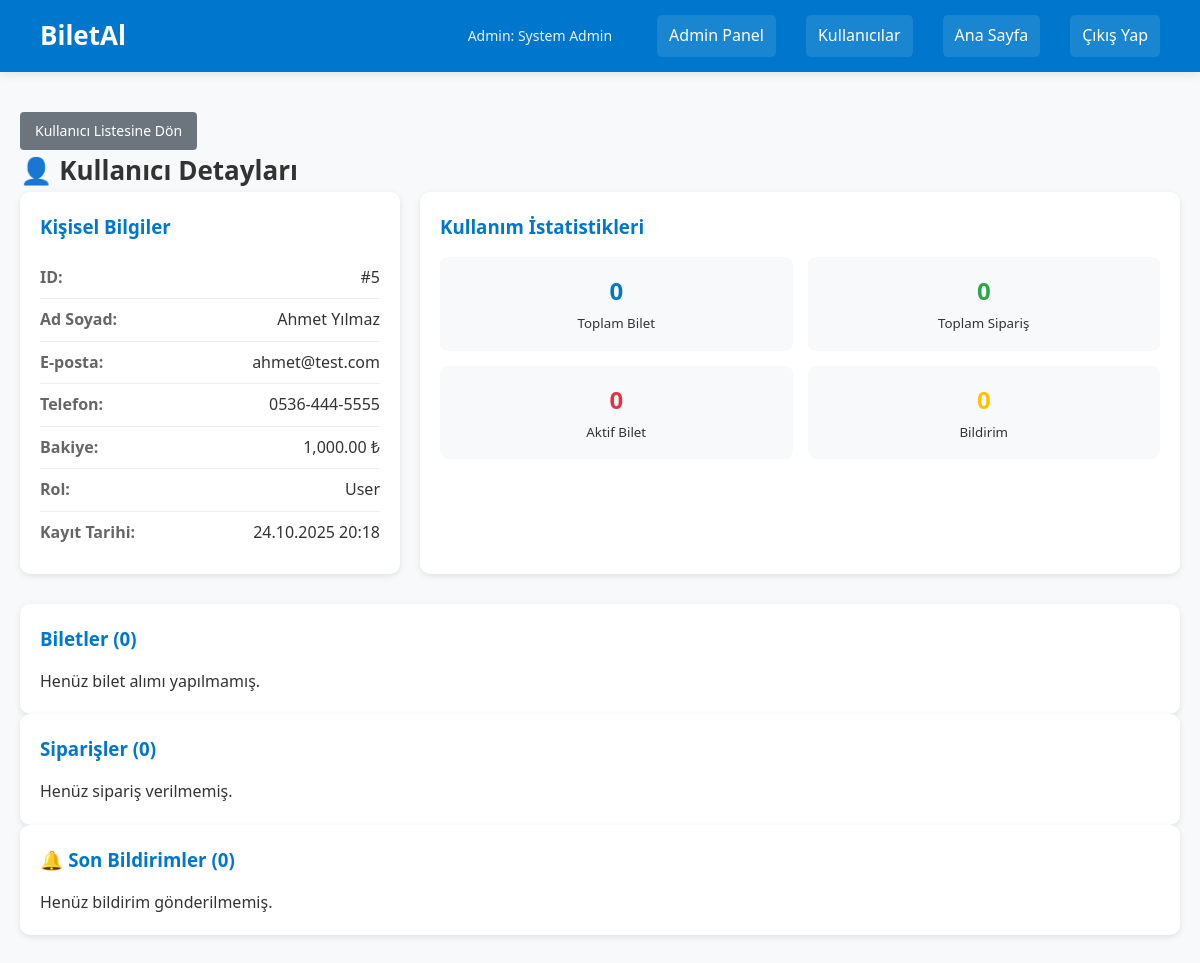
Screenshot of /admin/user_details.php?id=5 (signed in) with the database file from the repository.
### tables this page shows
CREATE TABLE users (
    id INTEGER PRIMARY KEY AUTOINCREMENT,
    full_name TEXT NOT NULL,
    email TEXT UNIQUE NOT NULL,
    password TEXT NOT NULL,
    phone TEXT,
    balance REAL DEFAULT 0,
    role TEXT CHECK(role IN ('user','company','admin')) DEFAULT 'user',
    created_at TIMESTAMP DEFAULT CURRENT_TIMESTAMP
, company_id);

### admin/user_details.php (the view, shortened to what this page needs)
<?php
require '../config.php';
$user_id = $_GET['id'] ?? null;
$stmt = $db->prepare("SELECT * FROM users WHERE id = :user_id AND role = 'user'");
$stmt->execute([':user_id' => $user_id]);
$user = $stmt->fetch(PDO::FETCH_ASSOC);
$stmt = $db->prepare("
    SELECT t.*, tr.departure_city, tr.arrival_city, tr.departure_time, tr.arrival_time,
           c.name as company_name, o.id as order_id
    FROM tickets t
    JOIN trips tr ON t.trip_id = tr.id
    JOIN companies c ON tr.company_id = c.id
    LEFT JOIN orders o ON t.order_id = o.id
    WHERE t.user_id = :user_id
    ORDER BY tr.departure_time DESC
");
$stmt->execute([':user_id' => $user_id]);
$tickets = $stmt->fetchAll();
$stmt = $db->prepare("
    SELECT o.*, COUNT(t.id) as ticket_count
    FROM orders o
    LEFT JOIN tickets t ON o.id = t.order_id
    WHERE o.user_id = :user_id
    GROUP BY o.id
    ORDER BY o.created_at DESC
");
$stmt->execute([':user_id' => $user_id]);
$orders = $stmt->fetchAll();
$stmt = $db->prepare("SELECT * FROM notifications WHERE user_id = :user_id ORDER BY created_at DESC");
$stmt->execute([':user_id' => $user_id]);
$notifications = $stmt->fetchAll();
?>
<!DOCTYPE html>
<html lang="tr">
<head>
    <link rel="stylesheet" href="../style.css">
</head>
<body>
<header>
    <h1><a href="../index.php"> BiletAl</a></h1>
    <div class="nav-buttons">
        <span class="user-welcome"> Admin: <?= htmlspecialchars($_SESSION['full_name'] ?? $_SESSION['email']) ?></span>
        <a href="admin_panel.php"> Admin Panel</a>
        <a href="manage_users.php"> Kullanıcılar</a>
        <a href="../index.php"> Ana Sayfa</a>
        <a href="../logout.php">Çıkış Yap</a>
    </div>
</header>
<div class="detail-container">
    <a href="manage_users.php" class="btn btn-secondary"> Kullanıcı Listesine Dön</a>
    <h1>👤 Kullanıcı Detayları</h1>
    <div class="detail-grid">
        <div class="detail-card">
            <h3> Kişisel Bilgiler</h3>
            <div class="detail-item">
                <span class="detail-label">ID:</span>
                <span class="detail-value">#<?= $user['id'] ?></span>
            </div>
            <div class="detail-item">
                <span class="detail-label">Ad Soyad:</span>
                <span class="detail-value"><?= htmlspecialchars($user['full_name']) ?></span>
            </div>
            <div class="detail-item">
                <span class="detail-label">E-posta:</span>
                <span class="detail-value"><?= htmlspecialchars($user['email']) ?></span>
            </div>
            <div class="detail-item">
                <span class="detail-label">Telefon:</span>
                <span class="detail-value"><?= htmlspecialchars($user['phone'] ?: 'Belirtilmemiş') ?></span>
            </div>
            <div class="detail-item">
                <span class="detail-label">Bakiye:</span>
                <span class="detail-value"><?= number_format($user['balance'], 2) ?> ₺</span>
            </div>
            <div class="detail-item">
                <span class="detail-label">Rol:</span>
                <span class="detail-value"><?= ucfirst($user['role']) ?></span>
            </div>
            <div class="detail-item">
                <span class="detail-label">Kayıt Tarihi:</span>
                <span class="detail-value"><?= date('d.m.Y H:i', strtotime($user['created_at'])) ?></span>
            </div>
        </div>
        <div class="detail-card">
            <h3> Kullanım İstatistikleri</h3>
            <div style="display: grid; grid-template-columns: repeat(2, 1fr); gap: 15px;">
                <div style="text-align: center; padding: 15px; background: #f8f9fa; border-radius: 8px;">
                    <strong style="font-size: 24px; color: #0077cc;"><?= count($tickets) ?></strong><br>
                    <small>Toplam Bilet</small>
                </div>
                <div style="text-align: center; padding: 15px; background: #f8f9fa; border-radius: 8px;">
                    <strong style="font-size: 24px; color: #28a745;"><?= count($orders) ?></strong><br>
                    <small>Toplam Sipariş</small>
                </div>
                <div style="text-align: center; padding: 15px; background: #f8f9fa; border-radius: 8px;">
                    <strong style="font-size: 24px; color: #dc3545;"><?= count(array_filter($tickets, function($t){ return $t['status'] === 'active'; })) ?></strong><br>
                    <small>Aktif Bilet</small>
                </div>
                <div style="text-align: center; padding: 15px; background: #f8f9fa; border-radius: 8px;">
                    <strong style="font-size: 24px; color: #ffc107;"><?= count($notifications) ?></strong><br>
                    <small>Bildirim</small>
                </div>
            </div>
        </div>
    </div>
    <div class="detail-card">
        <h3> Biletler (<?= count($tickets) ?>)</h3>
        <?php if (count($tickets) > 0): ?>
            <table class="table">
                <thead>
                    <tr>
                        <th>Bilet ID</th>
                        <th>Güzergah</th>
                        <th>Tarih</th>
                        <th>Koltuk</th>
                        <th>Fiyat</th>
                        <th>Durum</th>
                    </tr>
                </thead>
                <tbody>
                    <?php foreach ($tickets as $ticket): ?>
                        <tr>
                            <td>#<?= $ticket['id'] ?></td>
                            <td>
                                <strong><?= htmlspecialchars($ticket['company_name']) ?></strong><br>
                                <?= htmlspecialchars($ticket['departure_city']) ?> → <?= htmlspecialchars($ticket['arrival_city']) ?>
                            </td>
                            <td><?= date('d.m.Y H:i', strtotime($ticket['departure_time'])) ?></td>
                            <td>🪑 <?= $ticket['seat_number'] ?></td>
                            <td><?= number_format($ticket['price'], 2) ?> ₺</td>
                            <td>
                                <?php if ($ticket['status'] === 'active'): ?>
                                    <?php if (strtotime($ticket['departure_time']) <= time()): ?>
                                        <span class="status-badge status-completed"> Tamamlandı</span>
                                    <?php else: ?>
                                        <span class="status-badge status-active"> Aktif</span>
                                    <?php endif; ?>
                                <?php else: ?>
                                    <span class="status-badge status-cancelled"> İptal</span>
                                <?php endif; ?>
                            </td>
                        </tr>
                    <?php endforeach; ?>
                </tbody>
            </table>
        <?php else: ?>
            <p>Henüz bilet alımı yapılmamış.</p>
        <?php endif; ?>
    </div>
    <div class="detail-card">
        <h3> Siparişler (<?= count($orders) ?>)</h3>
        <?php if (count($orders) > 0): ?>
            <table class="table">
                <thead>
                    <tr>
                        <th>Sipariş ID</th>
                        <th>Bilet Sayısı</th>
                        <th>Toplam Tutar</th>
                        <th>İndirim</th>
                        <th>Ödenen</th>
                        <th>Tarih</th>
                    </tr>
                </thead>
                <tbody>
                    <?php foreach ($orders as $order): ?>
                        <tr>
                            <td>#<?= $order['id'] ?></td>
                            <td><?= $order['ticket_count'] ?> bilet</td>
                            <td><?= number_format($order['total_amount'], 2) ?> ₺</td>
                            <td>
                                <?php if ($order['discount_amount'] > 0): ?>
                                    -<?= number_format($order['discount_amount'], 2) ?> ₺
                                    <br><small>(<?= $order['coupon_code'] ?>)</small>
                                <?php else: ?>
                                    -
                                <?php endif; ?>
                            </td>
                            <td><strong><?= number_format($order['final_amount'], 2) ?> ₺</strong></td>
                            <td><?= date('d.m.Y H:i', strtotime($order['created_at'])) ?></td>
                        </tr>
                    <?php endforeach; ?>
                </tbody>
            </table>
        <?php else: ?>
            <p>Henüz sipariş verilmemiş.</p>
        <?php endif; ?>
    </div>
    <div class="detail-card">
        <h3>🔔 Son Bildirimler (<?= count($notifications) ?>)</h3>
        <?php if (count($notifications) > 0): ?>
            <?php foreach (array_slice($notifications, 0, 5) as $notification): ?>
                <div class="notification-item <?= $notification['is_read'] ? 'read' : 'unread' ?> <?= $notification['type'] ?>">
                    <strong><?= htmlspecialchars($notification['title']) ?></strong>
                    <small style="float: right;"><?= date('d.m.Y H:i', strtotime($notification['created_at'])) ?></small>
                    <br>
                    <?= htmlspecialchars($notification['message']) ?>
                </div>
            <?php endforeach; ?>
            <?php if (count($notifications) > 5): ?>
                <p><small>... ve <?= count($notifications) - 5 ?> tane daha</small></p>
            <?php endif; ?>
        <?php else: ?>
            <p>Henüz bildirim gönderilmemiş.</p>
        <?php endif; ?>
    </div>
</div>
</body>
</html>

### style.css (style rules this page uses)
* { margin: 0; padding: 0; box-sizing: border-box; }
body { font-family: 'Segoe UI', Tahoma, Geneva, Verdana, sans-serif; background-color: #f8f9fa; line-height: 1.6; color: #333; }
header { background: linear-gradient(135deg, #0077cc, #005fa3); padding: 15px 40px; display: flex; justify-content: space-between; align-items: center; color: white; box-shadow: 0 2px 10px rgba(0,0,0,0.1); }
header h1 { margin: 0; font-size: 26px; }
header h1 a { color: inherit; text-decoration: none; transition: opacity 0.3s; }
.nav-buttons { display: flex; align-items: center; gap: 15px; }
.nav-buttons a { color: white; text-decoration: none; padding: 8px 15px; border-radius: 5px; background: rgba(255,255,255,0.1); transition: background 0.3s; }
.user-welcome { font-size: 14px; opacity: 0.9; }
.btn { display: inline-block; padding: 10px 20px; background: #0077cc; color: white; text-decoration: none; border-radius: 5px; border: none; cursor: pointer; font-size: 14px; transition: background 0.3s; }
.btn-secondary { background: #6c757d; }

### admin/user_details.php (style rules this page uses)
.detail-container { max-width: 1200px; margin: 20px auto; padding: 20px; }
.detail-grid { display: grid; grid-template-columns: 1fr 2fr; gap: 20px; margin-bottom: 30px; }
.detail-card { background: #fff; padding: 20px; border-radius: 10px; box-shadow: 0 2px 6px rgba(0,0,0,0.1); }
.detail-card h3 { color: #0077cc; margin-bottom: 15px; }
.detail-item { display: flex; justify-content: space-between; padding: 8px 0; border-bottom: 1px solid #eee; }
.detail-item:last-child { border-bottom: none; }
.detail-label { font-weight: bold; color: #666; }
.detail-value { color: #333; }
.btn { display: inline-block; padding: 8px 15px; background: #0077cc; color: #fff; text-decoration: none; border-radius: 4px; margin-right: 10px; }
.btn-secondary { background: #6c757d; }
header { background: #0077cc; padding: 15px 40px; display: flex; justify-content: space-between; align-items: center; color: #fff; }
h1 { margin: 0; font-size: 26px; }
h1 a { color: inherit; text-decoration: none; }
.nav-buttons a { color: #fff; text-decoration: none; margin-left: 15px; padding: 8px 12px; border-radius: 5px; background: rgba(255,255,255,0.1); }
.user-welcome { margin-right: 15px; }

### rows the page displays
users: id "5", full_name "Ahmet Yılmaz", email "ahmet@test.com", phone "0536-444-5555", balance "1,000.00", role "User", created_at "24.10.2025 20:18"

### other values shown
$_SESSION['full_name'] "System Admin"
count($tickets) "0"
count($orders) "0"
count($notifications) "0"
